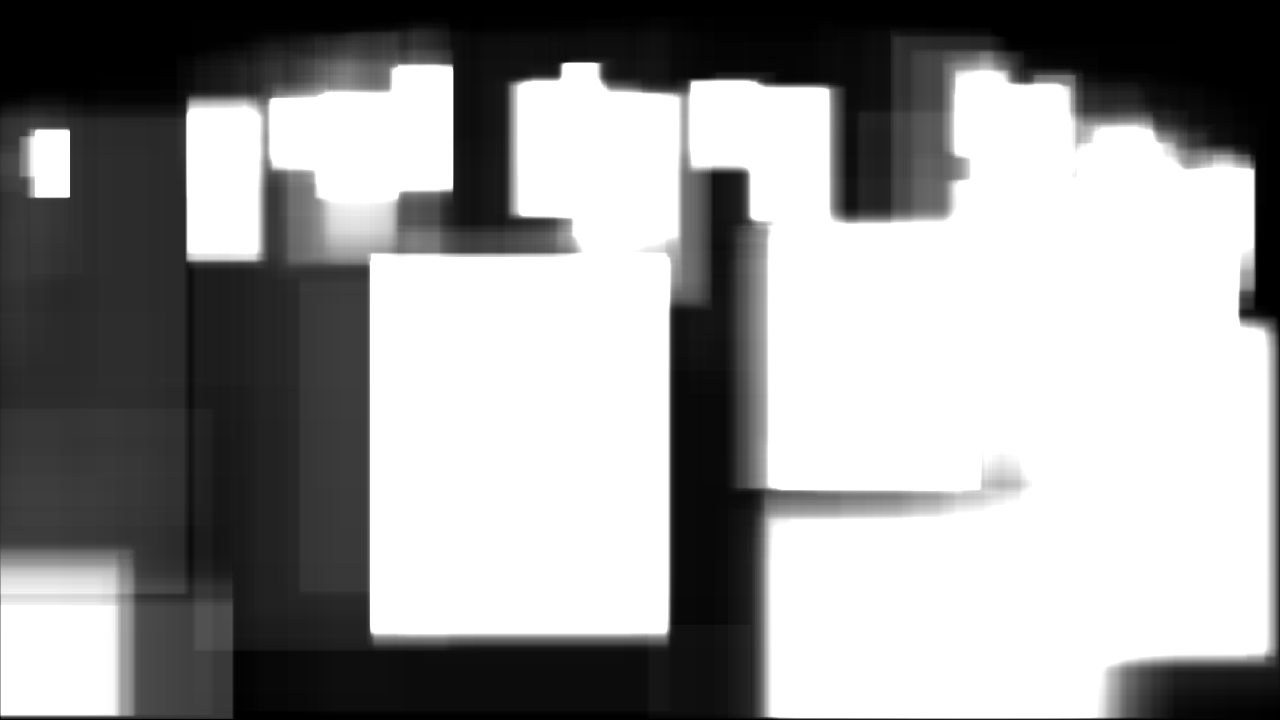
#> input picture heatmap.png, 1280 x 720 px
$ python bluescale.py
#> lines starting #> are read from the running program, lines starting #| are printed output that depends on the picture
from PIL import Image

# Open the image and convert it to RGB mode
img = Image.open('heatmap.png').convert('RGB')

# Create a new empty image of the same size
blue_img = Image.new('RGB', img.size)
#> blue_img: PIL image 1280x720 RGB; every value is 0

# Loop through each pixel in the image and set the blue channel value
for x in range(img.width):
    for y in range(img.height):
        # get the pixel value
        _, _, b = img.getpixel((x, y))

        # Set the blue channel value to the original grayscale value
        blue_img.putpixel((x, y), (0, 0, b))
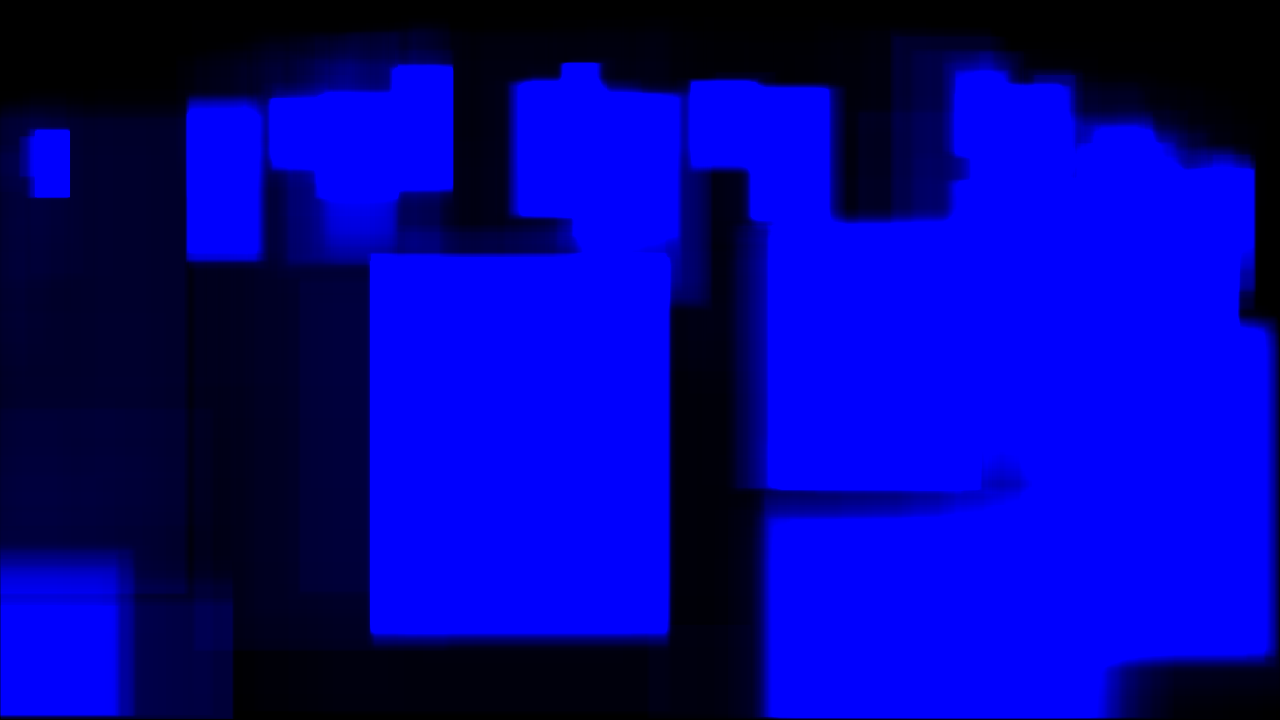
#> blue_img: PIL image 1280x720 RGB; mean R, G, B 0, 0, 150.9


# Save the new image as a PNG file
blue_img.save('bluescale.png')
